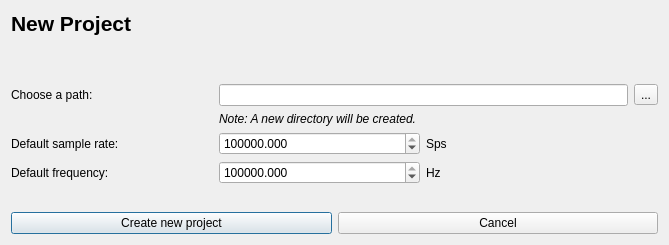
<?xml version="1.0" encoding="UTF-8"?>
<ui version="4.0">
 <class>ProjectDialog</class>
 <widget class="QDialog" name="ProjectDialog">
  <property name="geometry">
   <rect>
    <x>0</x>
    <y>0</y>
    <width>669</width>
    <height>245</height>
   </rect>
  </property>
  <property name="windowTitle">
   <string>Create a new project</string>
  </property>
  <layout class="QVBoxLayout" name="verticalLayout">
   <item>
    <widget class="QLabel" name="label_4">
     <property name="font">
      <font>
       <pointsize>16</pointsize>
       <weight>75</weight>
       <bold>true</bold>
      </font>
     </property>
     <property name="text">
      <string>New Project</string>
     </property>
    </widget>
   </item>
   <item>
    <widget class="QLabel" name="lblName">
     <property name="text">
      <string>&lt;Name&gt;</string>
     </property>
    </widget>
   </item>
   <item>
    <spacer name="verticalSpacer_2">
     <property name="orientation">
      <enum>Qt::Vertical</enum>
     </property>
     <property name="sizeHint" stdset="0">
      <size>
       <width>20</width>
       <height>40</height>
      </size>
     </property>
    </spacer>
   </item>
   <item>
    <layout class="QGridLayout" name="gridLayout">
     <item row="0" column="0">
      <widget class="QLabel" name="label">
       <property name="sizePolicy">
        <sizepolicy hsizetype="Preferred" vsizetype="Fixed">
         <horstretch>0</horstretch>
         <verstretch>0</verstretch>
        </sizepolicy>
       </property>
       <property name="text">
        <string>Choose a path:</string>
       </property>
      </widget>
     </item>
     <item row="0" column="1" colspan="2">
      <widget class="QLineEdit" name="lineEdit_Path">
       <property name="statusTip">
        <string/>
       </property>
      </widget>
     </item>
     <item row="0" column="3">
      <widget class="QToolButton" name="btnSelectPath">
       <property name="text">
        <string>...</string>
       </property>
      </widget>
     </item>
     <item row="2" column="0">
      <widget class="QLabel" name="label_2">
       <property name="text">
        <string>Default sample rate:</string>
       </property>
      </widget>
     </item>
     <item row="2" column="1">
      <widget class="KillerDoubleSpinBox" name="spinBoxSampleRate">
       <property name="decimals">
        <number>3</number>
       </property>
       <property name="minimum">
        <double>0.010000000000000</double>
       </property>
       <property name="maximum">
        <double>1000000000000.000000000000000</double>
       </property>
       <property name="value">
        <double>1000000.000000000000000</double>
       </property>
      </widget>
     </item>
     <item row="2" column="2">
      <widget class="QLabel" name="label_5">
       <property name="text">
        <string>Sps</string>
       </property>
      </widget>
     </item>
     <item row="3" column="0">
      <widget class="QLabel" name="label_3">
       <property name="text">
        <string>Default frequency:</string>
       </property>
      </widget>
     </item>
     <item row="3" column="1">
      <widget class="KillerDoubleSpinBox" name="spinBoxFreq">
       <property name="decimals">
        <number>3</number>
       </property>
       <property name="minimum">
        <double>0.010000000000000</double>
       </property>
       <property name="maximum">
        <double>1000000000000.000000000000000</double>
       </property>
       <property name="value">
        <double>433920000.000000000000000</double>
       </property>
      </widget>
     </item>
     <item row="3" column="2">
      <widget class="QLabel" name="label_6">
       <property name="text">
        <string>Hz</string>
       </property>
      </widget>
     </item>
     <item row="4" column="1">
      <spacer name="verticalSpacer">
       <property name="orientation">
        <enum>Qt::Vertical</enum>
       </property>
       <property name="sizeHint" stdset="0">
        <size>
         <width>20</width>
         <height>40</height>
        </size>
       </property>
      </spacer>
     </item>
     <item row="1" column="1" colspan="2">
      <widget class="QLabel" name="lblNewPath">
       <property name="text">
        <string>&lt;html&gt;&lt;head/&gt;&lt;body&gt;&lt;p&gt;&lt;span style=&quot; font-style:italic;&quot;&gt;Note: A new directory will be created.&lt;/span&gt;&lt;/p&gt;&lt;/body&gt;&lt;/html&gt;</string>
       </property>
      </widget>
     </item>
     <item row="1" column="0">
      <widget class="QLabel" name="label_7">
       <property name="text">
        <string/>
       </property>
      </widget>
     </item>
    </layout>
   </item>
   <item>
    <layout class="QHBoxLayout" name="horizontalLayout">
     <item>
      <widget class="QPushButton" name="btnOK">
       <property name="text">
        <string>Create new project</string>
       </property>
      </widget>
     </item>
     <item>
      <widget class="QPushButton" name="btnCancel">
       <property name="text">
        <string>Cancel</string>
       </property>
      </widget>
     </item>
    </layout>
   </item>
  </layout>
 </widget>
 <customwidgets>
  <customwidget>
   <class>KillerDoubleSpinBox</class>
   <extends>QDoubleSpinBox</extends>
   <header>urh.ui.KillerDoubleSpinBox.h</header>
  </customwidget>
 </customwidgets>
 <resources/>
 <connections>
  <connection>
   <sender>btnCancel</sender>
   <signal>clicked()</signal>
   <receiver>ProjectDialog</receiver>
   <slot>close()</slot>
   <hints>
    <hint type="sourcelabel">
     <x>498</x>
     <y>221</y>
    </hint>
    <hint type="destinationlabel">
     <x>334</x>
     <y>122</y>
    </hint>
   </hints>
  </connection>
 </connections>
</ui>
